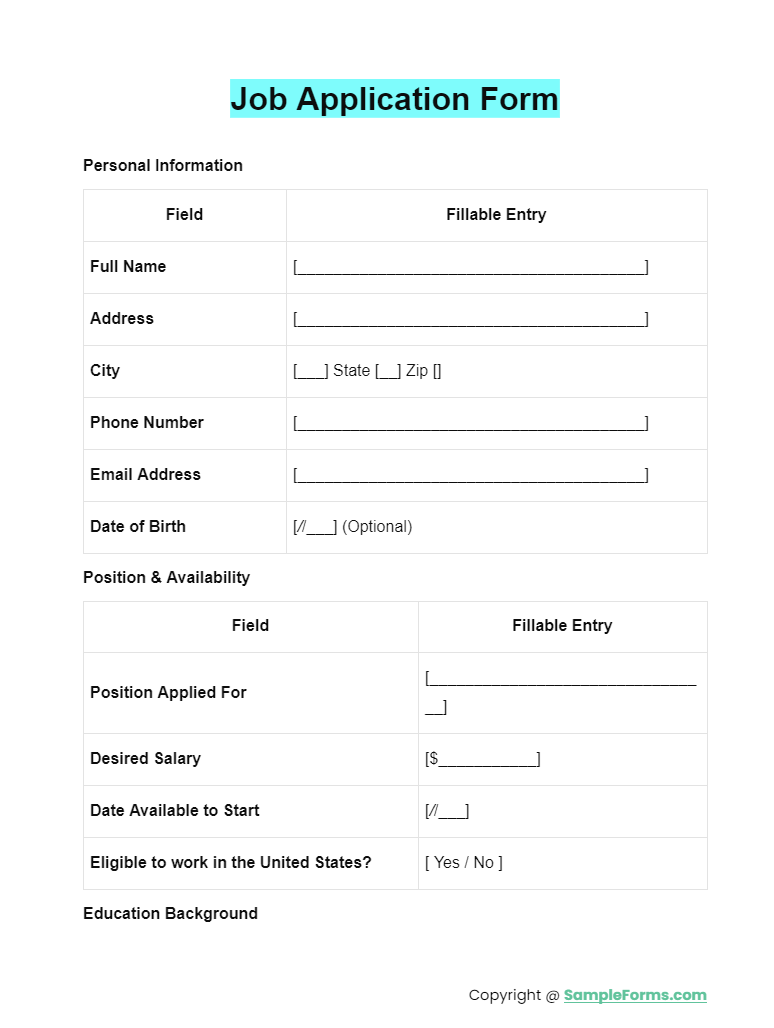
#> input picture input/Job-Application-Form.png, 774 x 1028 px
$ python -i preprocessing.py   (imports and definitions only)
#> lines starting #> are read from the running program, lines starting #| are printed output that depends on the picture
#> further down, picture is the input picture: shape (1028, 774, 3); mean B, G, R 249.9, 250, 248.3
from __future__ import annotations

import math
from dataclasses import dataclass
from pathlib import Path
from typing import Any

import cv2
import numpy as np

from src.pipeline_config import PreprocessingConfig


@dataclass(frozen=True)
class PreprocessingResult:
    input_path: Path
    working_path: Path
    diagnostics: dict[str, Any]


def _image_size(image: np.ndarray) -> dict[str, int]:
    height, width = image.shape[:2]
    return {"width": int(width), "height": int(height)}


def _enhance_contrast(image: np.ndarray) -> np.ndarray:
    lab = cv2.cvtColor(image, cv2.COLOR_BGR2LAB)
#> lab: shape (1028, 774, 3); mean of channels 0, 1, 2 249.8, 127.5, 127.9
    l_channel, a_channel, b_channel = cv2.split(lab)
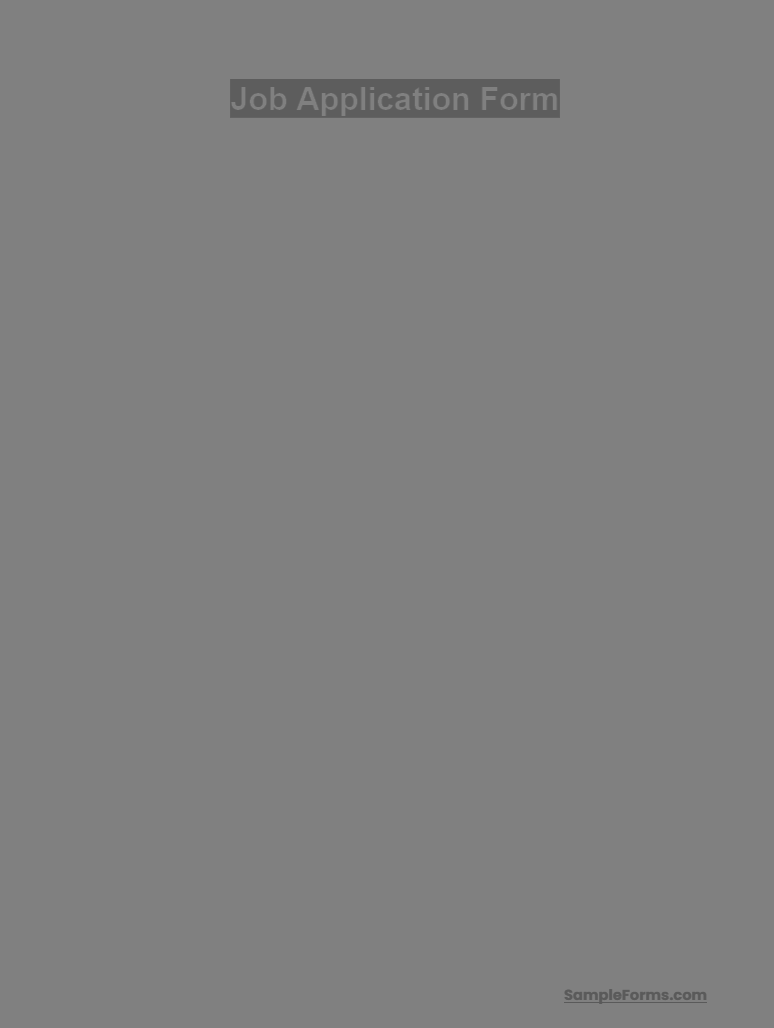
#> a_channel: shape (1028, 774); min 90, max 128, mean 127.5
    clahe = cv2.createCLAHE(clipLimit=2.0, tileGridSize=(8, 8))
    enhanced_l = clahe.apply(l_channel)
    return cv2.cvtColor(cv2.merge((enhanced_l, a_channel, b_channel)), cv2.COLOR_LAB2BGR)


def _sharpen(image: np.ndarray) -> np.ndarray:
    blurred = cv2.GaussianBlur(image, (0, 0), 1.0)
    return cv2.addWeighted(image, 1.45, blurred, -0.45, 0)


# [132 lines left out: functions _adaptive_threshold, _estimate_skew_degrees, _deskew, _normalize_long_edge, preprocess_image, not called in this run]

>>> import cv2
>>> picture = cv2.imread('../input/Job-Application-Form.png')
>>> result = _enhance_contrast(picture)
